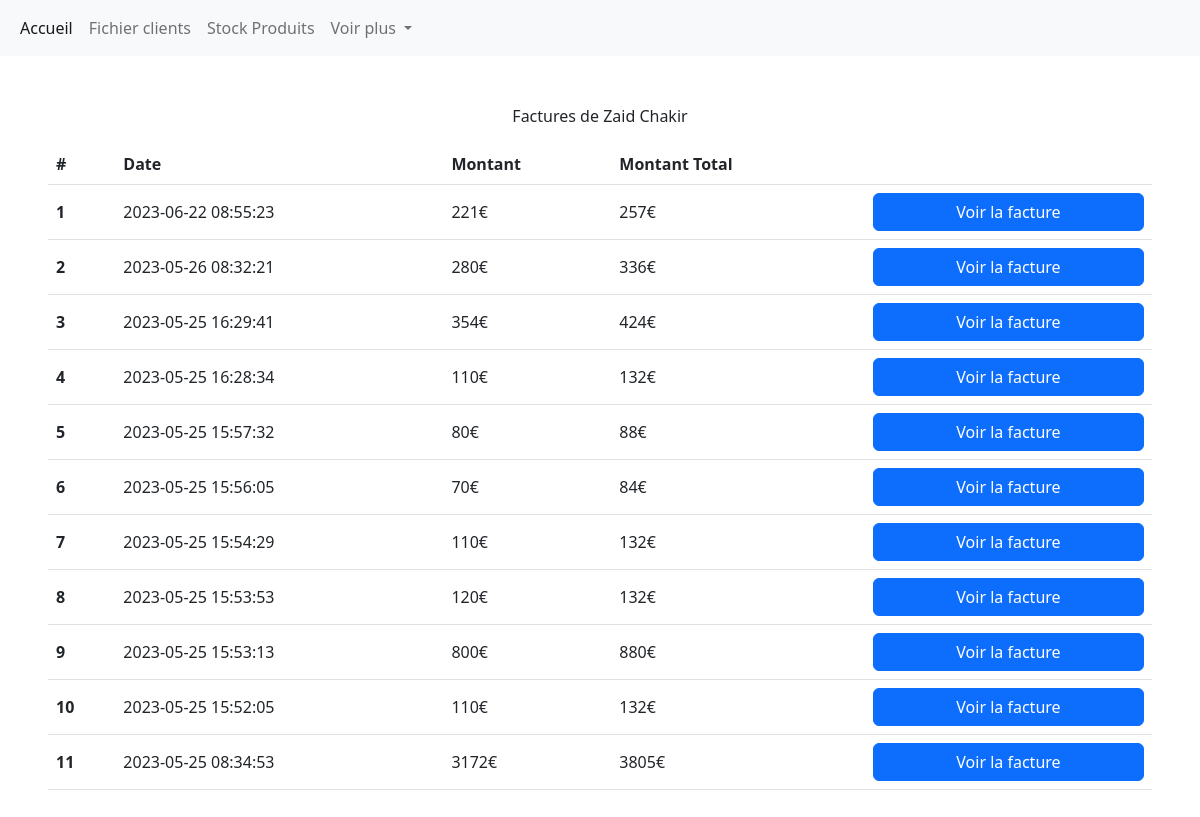
Screenshot of /Customers/invoiceByCustomer/7 (signed in) with the database file from the repository.
### tables this page shows
CREATE TABLE `customers` (
  `id` int(11) NOT NULL,
  `firstname` varchar(255) NOT NULL,
  `lastname` varchar(255) NOT NULL,
  `address` varchar(255) NOT NULL,
  `additional_address` varchar(255) DEFAULT NULL,
  `zip_code` varchar(5) NOT NULL,
  `city` varchar(128) NOT NULL,
  `email` varchar(255) NOT NULL,
  `phone_number` varchar(10) DEFAULT NULL
);

CREATE TABLE `invoices` (
  `id` int(11) NOT NULL,
  `customer_id` int(11) NOT NULL,
  `user_id` int(11) NOT NULL,
  `creation_date` datetime NOT NULL DEFAULT CURRENT_TIMESTAMP,
  `amount_et` int(11) NOT NULL,
  `amount_it` int(11) NOT NULL
);

### utils/Render.php (called while the page is built, shortened)
<?php
class Render
{
    public static function render(string $path, array $var = [])
    {
        extract($var);
        require('views/' . $path .  '.phtml');
        require('views/layout.phtml');
    }
}

### controllers/CustomersController.php (called while the page is built, shortened)
<?php
class CustomersController extends Controller
{
    protected $invoice;
    public function __construct()
    {
        $this->invoice = new InvoiceRepository();
    }
    public function invoiceByCustomer(int $customerId)
    {
        $customer = $this->model->find($customerId);
        $invoiceData = $this->invoice->invoiceData($customerId);
        Render::render("invoiceByCustomer", compact("pageTitle", "customer", "invoiceData"));
    }
}

### index.php (called while the page is built, shortened)
<?php
require_once "config/Autoloader.php";
$route = new Routing();
$route->get();

### controllers/Controller.php (called while the page is built, shortened)
<?php
abstract class Controller
{
    public function __construct()
    {
        $this->model = new $this->modelName();
    }
}

### config/Autoloader.php (called while the page is built, shortened)
<?php
class Autoloader
{
    public static function Autoload()
    {
        spl_autoload_register(function ($classname) {
            $classname = str_replace("\\", "/", $classname);
        });
    }
}

### config/Database.php (called while the page is built, shortened)
<?php
class Database
{
    private static $instance = NULL;
    public static function getPdo(): PDO
    {
        if (self::$instance === NULL) {
            self::$instance = new PDO('mysql:host=localhost;dbname=pedale_joyeuse;charset=utf8', 'root', 'root', [
                PDO::ATTR_ERRMODE => PDO::ERRMODE_EXCEPTION,
                PDO::ATTR_DEFAULT_FETCH_MODE => PDO::FETCH_ASSOC
            ]);
        }
        return self::$instance;
    }
}

### models/Model.php (called while the page is built, shortened)
<?php
abstract class Model
{
    protected PDO $pdo;
    protected string $table;
    public function __construct()
    {
        $this->pdo = \config\Database::getpdo();
    }
    public function find(int $id)
    {
        $query = $this->pdo->prepare("SELECT * FROM {$this->table} WHERE id = :id");
        $query->execute(['id' => $id]);
        return $query->fetch();
    }
}

### models/InvoiceRepository.php (called while the page is built, shortened)
<?php
class InvoiceRepository extends Model
{
    protected string $table = "invoices";
    public function invoiceData(int $customerId)
    {
        $query = $this->pdo->prepare("SELECT *
        FROM {$this->table}
        WHERE customer_id = :customerId
        ORDER BY creation_date DESC");
        $query->execute([
            'customerId' => $customerId
        ]);
        return $query->fetchAll();
    }
}

### views/invoiceByCustomer.phtml (the view)
<p class=text-center>Factures de <?= $customer['firstname'] . " " . $customer['lastname'] ?></p>
<table class="table">
        <thead>
            <tr class="align-middle">
                <th scope="col">#</th>
                <th scope="col">Date</th>
                <th scope="col">Montant</th>
                <th scope="col">Montant Total</th>
                <th scope="col"></th>
            </tr>
        </thead>
        <tbody>
            <?php
            $i = 1;
            foreach ($invoiceData as $invoice) : ?>
                <tr class="align-middle">
                    <th scope="row"><?= $i ?></th>
                    <td><?= $invoice['creation_date'] ?></td>
                    <td><?= $invoice['amount_et'] ?>€</td>
                    <td><?= $invoice['amount_it'] ?>€</td>
                    <td class="text-end"><a href="/pedaleJoyeuse/Invoice/displayInvoice/<?= $invoice['id'] ?>" type="button" class="btn btn-primary w-100">Voir la facture</button></td>
                </tr>
            <?php
        $i++;
        endforeach; ?>
        </tbody>
    </table>

### rows the page displays
customers: firstname "Zaid", lastname "Chakir"
invoices: creation_date "2023-06-22 08:55:23", amount_et "221", amount_it "257"
invoices: creation_date "2023-05-26 08:32:21", amount_et "280", amount_it "336"
invoices: creation_date "2023-05-25 16:29:41", amount_et "354", amount_it "424"
invoices: creation_date "2023-05-25 16:28:34", amount_et "110", amount_it "132"
invoices: creation_date "2023-05-25 15:57:32", amount_et "80", amount_it "88"
invoices: creation_date "2023-05-25 15:56:05", amount_et "70", amount_it "84"
invoices: creation_date "2023-05-25 15:54:29", amount_et "110", amount_it "132"
invoices: creation_date "2023-05-25 15:53:53", amount_et "120", amount_it "132"
invoices: creation_date "2023-05-25 15:53:13", amount_et "800", amount_it "880"
invoices: creation_date "2023-05-25 15:52:05", amount_et "110", amount_it "132"
invoices: creation_date "2023-05-25 08:34:53", amount_et "3172", amount_it "3805"
